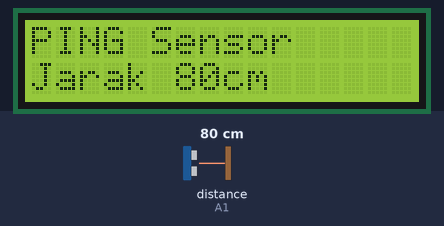
The sketch below on a simulated Arduino Uno, built with avr-gcc and run on an emulated ATmega328P. On the bench: 16×2 character LCD. Wiring (inferred from the names in the program): ultrasonic range finder: trigger A1; echo A1. The test bench sets the inputs (shaded band); at power-on: distance to the obstacle (sensor on A1) 80 cm. The echo pulse lasts 58.3 µs per cm.

Above: at 1.2 s.
1.3 s: distance to the obstacle (sensor on A1) set to 12 cm
At 2.5 s:
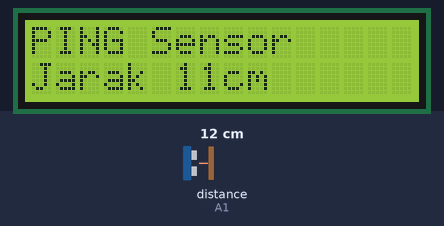
2.8 s: distance to the obstacle (sensor on A1) set to 9 cm
At 3.6 s:
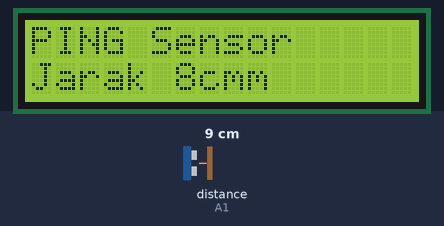
4.3 s: distance to the obstacle (sensor on A1) set to 2 cm
5.8 s: distance to the obstacle (sensor on A1) set to 13 cm
At 7.0 s:
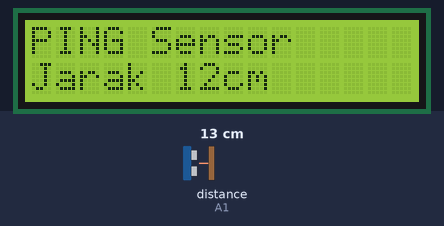

Measured:
- the behaviour switches between 11 and 10 cm on distance to the obstacle (sensor on A1) (found by bisection; images 1 and 2)
- after the input at 1.3 s, the display: changes at once (image 1)
- after the input at 2.8 s, the display: changes at once (image 2)
- after the input at 5.8 s, the display: first differs from a run without the input at once (image 3)

The sketch:

13_16520236_02.ino
```cpp
#include <LiquidCrystal.h>
LiquidCrystal lcd(7, 6, 5, 4, 3, 2);    // Arduino LCD pins
const int pingPin = A1;                 // ultrasonic sensor pin
long dist, dur, cm;                     // duration and distance variables

void setup() {
    lcd.begin(16, 2);                   // LCD config
    lcd.print("PING Sensor");
}

int readSensor() {
    pinMode(pingPin, OUTPUT);
    digitalWrite(pingPin, LOW);
    delayMicroseconds(2);               // wait for 2 microseconds
    digitalWrite(pingPin, HIGH);
    delayMicroseconds(5);               // trigger sensor for 5 microseconds
    digitalWrite(pingPin, LOW);

    pinMode(pingPin, INPUT);
    dur = pulseIn(pingPin, HIGH);
    dist = dur / 29 / 2;
    // set return value
    if (dist >= 2 && dist <= 330) {
        return dist;
    }
    else return 0;
}

void printBlanks(int posx_start, int posy_start, int posx_end, int posy_end) {
    for (int i = posy_start; i <= posy_end; i++) {
        for (int j = posx_start; j <= posx_end; j++) {
            lcd.setCursor(j, i);
            lcd.print(" ");
        }
    }
}

void printCentimeter(int cm) {
    /* print in centimeter */
    int ROW = 1;
    int errDigit = 6;
    int oneDigit = 7;
    int twoDigit = 8;
    int threeDigit = 9;
    int lenUnit = 2;    // length of unit cm
    if (cm >= 2 && cm < 10) {
        lcd.setCursor(oneDigit, ROW);
        lcd.print("cm");
        printBlanks(oneDigit, oneDigit + lenUnit, ROW, ROW);
    }
    else if (cm >= 10 && cm < 100) {
        lcd.setCursor(twoDigit, ROW);
        lcd.print("cm");
        printBlanks(twoDigit, twoDigit + lenUnit, ROW, ROW);
    }
    else if (cm >= 100 && cm < 330) {
        lcd.setCursor(threeDigit, ROW);
        lcd.print("cm");
        printBlanks(threeDigit, threeDigit + lenUnit, ROW, ROW);
    }
    else {
        lcd.setCursor(errDigit, ROW);
        printBlanks(errDigit, errDigit, ROW, ROW);
    }
}

void loop() {
    cm = readSensor();
    // print to LCD
    lcd.setCursor(0, 1);
    lcd.print("Jarak ");
    lcd.setCursor(6, 1);
    lcd.print(cm);
    printCentimeter(cm);
}
```
